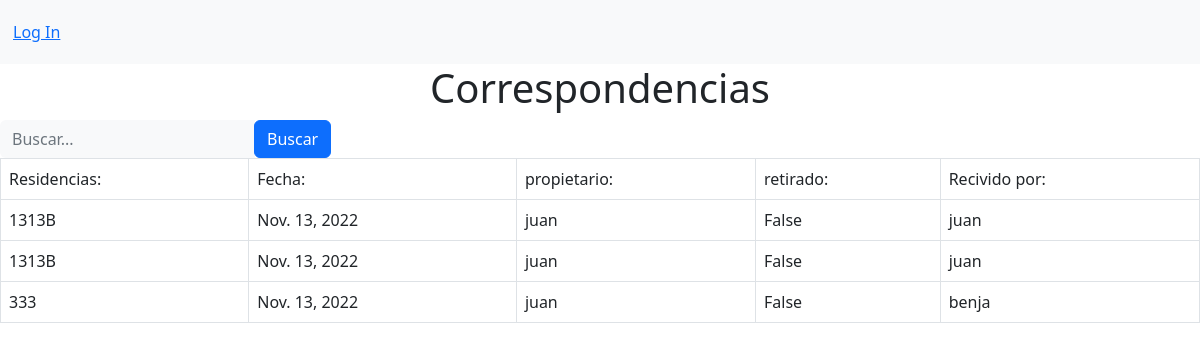
The app's page /detalles with its own data.
### myapp/models.py (models this page shows, shortened)
class correspondencia(models.Model):
    fecha = models.DateField(default=datetime.date.today)
    recivio = models.CharField(max_length=30)
    residencia = models.ForeignKey(Residencia, on_delete=models.CASCADE)
    entregado = models.BooleanField(default=False)

class Residencia(models.Model):
    residencia = models.CharField(max_length=6)
    Propietario = models.CharField(max_length=30)
    def __str__(self):
        return self.residencia

### myapp/views.py (the view)
# urls.py: path('detalles', views.detalles, name="detalles"),
def detalles(request):
    busqueda = request.POST.get("buscar")
    detalle = correspondencia.objects.all()
    if busqueda:
        detalle=correspondencia.objects.filter(
            Q(residencia__residencia__icontains = busqueda)
        ).distinct()
    return render(request, 'detalles.html',{
        'detalle': detalle
    })

### myapp/templates/detalles.html (shortened to what this page needs)
{% extends 'base.html' %}
{% block content%}
<h1> Correspondencias </h1>
<form class="d-none d-sm-inline-block form-inline mr-auto ml-md-3 my-2 my-md-0 mw-100 navbar-search" method="POST">
    <div class="input-group">
        <input type="text" class="form-control bg-light border-0 small" placeholder="Buscar..." name="buscar"
            value="{{ request.POST.buscar }}">
        <div class="input-group-append">
            <input class="btn btn-primary" type="submit" value="Buscar">
        </div>
    </div>
</form>
<div class="table-responsive">
    <table class="table table-bordered" width="100%" cellspacing="0">
        <thead>
            <tr>
                <td>Residencias:</td>
                <td>Fecha:</td>
                <td>propietario:</td>
                <td>retirado:</td>
                <td>Recivido por:</td>
            </tr>
        </thead>
        <tbody>
            {%for p in detalle%}
            <tr>
               <td>{{p.residencia}}</td>
                <td>{{p.fecha}}</td>
                <td>{{p.recivio}}</td>
                <td>{{p.entregado}}</td>
                <td>{{p.residencia.Propietario}}</td>
            </tr>
            {% endfor %}
        </tbody>
    </table>
</div>
{% endblock %}

### myapp/templates/base.html (shortened to what this page needs)
{% load static %}
<!DOCTYPE html>
<html lang="en">
<head>
  <link rel="stylesheet" href="{% static 'css/styles.css' %}">
  <link href="https://cdn.jsdelivr.net/npm/bootstrap@5.2.2/dist/css/bootstrap.min.css" rel="stylesheet"
>
</head>
<body>
  <nav class="navbar navbar-expand-lg bg-light">
    <a class="navbar-brand" href="http://127.0.0.1:8000/admin"><button type="button" class="btn btn-link">Log In</button></a>
  </nav>
  {% block content %}
  {% endblock %}
</body>
</html>

### myapp/static/css/styles.css (style rules this page uses)
th,div { display: flex; justify-content:center; }
h1 { display: flex; justify-content:center; }
form { display: flex; justify-content:right; }

### records on screen
correspondencia: residencia "1313B", fecha "Nov. 13, 2022", recivio "juan", entregado "False", residencia.Propietario "juan"
correspondencia: residencia "1313B", fecha "Nov. 13, 2022", recivio "juan", entregado "False", residencia.Propietario "juan"
correspondencia: residencia "333", fecha "Nov. 13, 2022", recivio "juan", entregado "False", residencia.Propietario "benja"
